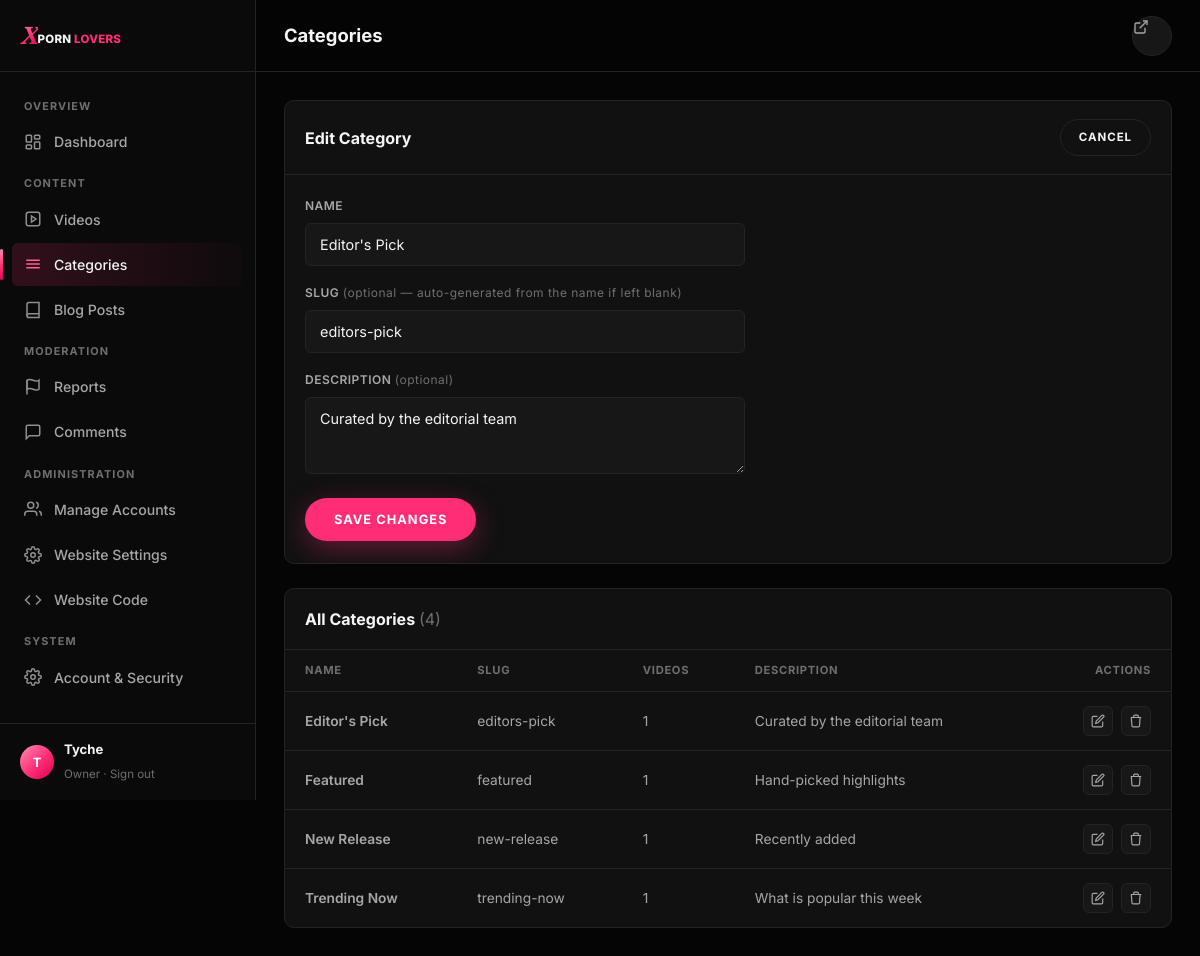
Page /admin/categories.php?edit=4 (signed in) on the committed database.
### tables this page shows
CREATE TABLE IF NOT EXISTS categories (
    id          INT UNSIGNED AUTO_INCREMENT PRIMARY KEY,
    name        VARCHAR(100) NOT NULL,
    slug        VARCHAR(100) NOT NULL UNIQUE,
    description VARCHAR(500) NULL,
    created_at  DATETIME NOT NULL DEFAULT CURRENT_TIMESTAMP
);

### includes/db.php (called while the page is built, shortened)
<?php
function db(): PDO
{
    static $pdo = null;
    if ($pdo === null) {
        $dsn = sprintf(
            'mysql:host=%s;dbname=%s;charset=%s',
            DB_HOST,
            DB_NAME,
            DB_CHARSET
        );
        try {
            $pdo = new PDO($dsn, DB_USER, DB_PASS, [
                PDO::ATTR_ERRMODE            => PDO::ERRMODE_EXCEPTION,
                PDO::ATTR_DEFAULT_FETCH_MODE => PDO::FETCH_ASSOC,
                PDO::ATTR_EMULATE_PREPARES   => false,
            ]);
        } catch (PDOException $e) {
            error_log('[db] connection failed: ' . $e->getMessage());
            http_response_code(500);
            require __DIR__ . '/../errors/500.php';
            exit;
        }
    }
    return $pdo;
}

### includes/auth.php (called while the page is built, shortened)
<?php
require_once __DIR__ . '/db.php';
require_once __DIR__ . '/helpers.php';
function current_admin(): ?array
{
    $stmt = db()->prepare("SELECT id, username, role, is_owner, status, last_login FROM admins WHERE id = ? AND status = 'active' LIMIT 1");
    $stmt->execute([$_SESSION['admin_id']]);
    $admin = $stmt->fetch();
    return $admin;
}
function require_admin(): array
{
    $admin = current_admin();
    return $admin;
}
function admin_has_role(array $admin, string $minRole): bool
{
    return (ROLE_RANK[$admin['role']] ?? 0) >= (ROLE_RANK[$minRole] ?? PHP_INT_MAX);
}

### includes/helpers.php (called while the page is built, shortened)
<?php
function e(?string $value): string
{
    return htmlspecialchars($value ?? '', ENT_QUOTES, 'UTF-8');
}

### admin/categories.php (the view, shortened to what this page needs)
<?php
require_once __DIR__ . '/../includes/db.php';
require_once __DIR__ . '/../includes/helpers.php';
require_once __DIR__ . '/../includes/auth.php';
$admin = require_admin();
$pdo = db();
$editingCategory = null;
if (isset($_GET['edit'])) {
    $stmt = $pdo->prepare('SELECT * FROM categories WHERE id = ? LIMIT 1');
    $stmt->execute([(int) $_GET['edit']]);
    $editingCategory = $stmt->fetch() ?: null;
}
$showForm = $editingCategory !== null || isset($_GET['new']);
$categories = $pdo->query(
    "SELECT c.*, COUNT(v.id) AS video_count
     FROM categories c
     LEFT JOIN videos v ON v.category_id = c.id
     GROUP BY c.id
     ORDER BY c.name"
)->fetchAll();
?>
<!doctype html>
<html lang="en">
<head>
<link rel="stylesheet" href="/assets/css/tokens.css">
<link rel="stylesheet" href="/assets/css/main.css">
<link rel="stylesheet" href="/assets/css/admin.css">
</head>
<body class="admin">
<div class="admin-shell">
  <?php $active = 'categories'; include __DIR__ . '/../includes/partials/admin_sidebar.php'; ?>
  <div class="admin-main">
    <header class="admin-topbar">
      <div style="display:flex; align-items:center; gap:14px;">
        <h2>Categories</h2>
      </div>
      <div class="topbar-actions">
        <a href="/index.php" class="btn-icon" aria-label="View site" title="View site">
          <svg width="16" height="16" viewBox="0 0 24 24" fill="none" stroke="currentColor" stroke-width="2"><path d="M18 13v6a2 2 0 0 1-2 2H5a2 2 0 0 1-2-2V8a2 2 0 0 1 2-2h6"/><path d="M15 3h6v6"/><path d="M10 14 21 3"/></svg>
        </a>
      </div>
    </header>
    <div class="admin-content">
      <?php if ($showForm): ?>
        <div class="panel" style="margin-bottom:24px;">
          <div class="panel-head">
            <h3><?= $editingCategory ? 'Edit Category' : 'Add Category' ?></h3>
            <a href="/admin/categories.php" class="btn btn-secondary btn-sm">Cancel</a>
          </div>
          <form method="post" action="/admin/actions/category_action.php" style="padding:22px 20px; max-width:480px;">
            <div class="field">
              <label for="name">Name</label>
              <input id="name" name="name" type="text" required maxlength="100" value="<?= e($editingCategory['name'] ?? '') ?>">
            </div>
            <div class="field">
              <label for="slug">Slug <span style="text-transform:none; font-weight:400; color:var(--text-muted);">(optional — auto-generated from the name if left blank)</span></label>
              <input id="slug" name="slug" type="text" maxlength="100" placeholder="auto-generated" value="<?= e($editingCategory['slug'] ?? '') ?>">
            </div>
            <div class="field">
              <label for="description">Description <span style="text-transform:none; font-weight:400; color:var(--text-muted);">(optional)</span></label>
              <textarea id="description" name="description" rows="3" maxlength="500"><?= e($editingCategory['description'] ?? '') ?></textarea>
            </div>
            <button type="submit" class="btn btn-primary"><?= $editingCategory ? 'Save Changes' : 'Add Category' ?></button>
          </form>
        </div>
      <?php endif; ?>
      <div class="panel">
        <div class="panel-head">
          <h3>All Categories <span style="color:var(--text-muted); font-weight:400;">(<?= count($categories) ?>)</span></h3>
        </div>
        <div class="table-wrap">
          <table class="data-table">
            <thead>
              <tr>
                <th>Name</th>
                <th>Slug</th>
                <th>Videos</th>
                <th>Description</th>
                <th style="text-align:right;">Actions</th>
              </tr>
            </thead>
            <tbody>
              <?php if ($categories): foreach ($categories as $cat): ?>
                <tr>
                  <td class="row-title"><?= e($cat['name']) ?></td>
                  <td><?= e($cat['slug']) ?></td>
                  <td><?= (int) $cat['video_count'] ?></td>
                  <td style="max-width:280px;"><?= $cat['description'] ? e(mb_strimwidth($cat['description'], 0, 80, '…')) : '<span style="color:var(--text-muted);">—</span>' ?></td>
                  <td>
                    <div class="row-actions">
                      <a href="/admin/categories.php?edit=<?= (int) $cat['id'] ?>" aria-label="Edit"><svg viewBox="0 0 24 24" fill="none" stroke="currentColor" stroke-width="2"><path d="M11 4H4a2 2 0 0 0-2 2v14a2 2 0 0 0 2 2h14a2 2 0 0 0 2-2v-7"/><path d="M18.5 2.5a2.12 2.12 0 0 1 3 3L12 15l-4 1 1-4Z"/></svg></a>
                      <form method="post" action="/admin/actions/category_action.php" onsubmit="return confirm('Delete &quot;<?= e($cat['name']) ?>&quot;? <?= (int) $cat['video_count'] ?> video(s) in it will become uncategorized (General) — they will not be deleted.');" style="display:inline;">
                        <button type="submit" aria-label="Delete"><svg viewBox="0 0 24 24" fill="none" stroke="currentColor" stroke-width="2"><path d="M3 6h18M8 6V4a2 2 0 0 1 2-2h4a2 2 0 0 1 2 2v2m3 0-1 14a2 2 0 0 1-2 2H7a2 2 0 0 1-2-2L4 6"/></svg></button>
                      </form>
                    </div>
                  </td>
                </tr>
              <?php endforeach; else: ?>
                <tr><td colspan="5" style="color:var(--text-secondary);">No categories yet.</td></tr>
              <?php endif; ?>
            </tbody>
          </table>
        </div>
      </div>
    </div>
  </div>
</div>
</body>
</html>

### includes/partials/admin_sidebar.php (shortened to what this page needs)
<?php
$active = $active ?? '';
$canModerate = admin_has_role($admin, 'moderator');
$canAdminister = admin_has_role($admin, 'admin');
$roleLabels = ['creator' => 'Creator', 'moderator' => 'Moderator', 'admin' => 'Admin'];
$roleLabel = ($admin['is_owner'] ?? false) ? 'Owner' : ($roleLabels[$admin['role']] ?? ucfirst($admin['role']));
?>
<aside class="sidebar">
  <div class="sidebar-head">
    <a href="/index.php" class="logo logo--sm">
      <span class="logo-mark">X</span><span class="logo-text">PORN <span class="accent">LOVERS</span></span>
    </a>
  </div>
  <nav class="sidebar-nav">
    <div class="sidebar-group-label">Overview</div>
    <a href="/admin/dashboard.php" class="<?= $active === 'dashboard' ? 'active' : '' ?>">
      <svg viewBox="0 0 24 24" fill="none" stroke="currentColor" stroke-width="2"><rect x="3" y="3" width="7" height="9" rx="1"/><rect x="14" y="3" width="7" height="5" rx="1"/><rect x="14" y="12" width="7" height="9" rx="1"/><rect x="3" y="16" width="7" height="5" rx="1"/></svg>
      Dashboard
    </a>
    <div class="sidebar-group-label">Content</div>
    <a href="/admin/videos.php" class="<?= $active === 'videos' ? 'active' : '' ?>">
      <svg viewBox="0 0 24 24" fill="none" stroke="currentColor" stroke-width="2"><path d="m10 8 6 4-6 4V8Z"/><rect x="3" y="3" width="18" height="18" rx="3"/></svg>
      Videos
    </a>
    <a href="/admin/categories.php" class="<?= $active === 'categories' ? 'active' : '' ?>">
      <svg viewBox="0 0 24 24" fill="none" stroke="currentColor" stroke-width="2"><path d="M3 7h18M3 12h18M3 17h18"/></svg>
      Categories
    </a>
    <a href="#">
      <svg viewBox="0 0 24 24" fill="none" stroke="currentColor" stroke-width="2"><path d="M4 19.5A2.5 2.5 0 0 1 6.5 17H20"/><path d="M6.5 2H20v20H6.5A2.5 2.5 0 0 1 4 19.5v-15A2.5 2.5 0 0 1 6.5 2z"/></svg>
      Blog Posts
    </a>
    <?php if ($canModerate): ?>
      <div class="sidebar-group-label">Moderation</div>
      <a href="/admin/dashboard.php#reports" style="justify-content:space-between;">
        <span style="display:flex; align-items:center; gap:12px;">
          <svg viewBox="0 0 24 24" fill="none" stroke="currentColor" stroke-width="2"><path d="M4 15s1-1 4-1 5 2 8 2 4-1 4-1V3s-1 1-4 1-5-2-8-2-4 1-4 1z"/><path d="M4 22V3"/></svg>
          Reports
        </span>
      </a>
      <a href="/admin/comments.php" class="<?= $active === 'comments' ? 'active' : '' ?>" style="justify-content:space-between;">
        <span style="display:flex; align-items:center; gap:12px;">
          <svg viewBox="0 0 24 24" fill="none" stroke="currentColor" stroke-width="2"><path d="M21 15a2 2 0 0 1-2 2H7l-4 4V5a2 2 0 0 1 2-2h14a2 2 0 0 1 2 2z"/></svg>
          Comments
        </span>
      </a>
    <?php endif; ?>
    <?php if ($canAdminister): ?>
      <div class="sidebar-group-label">Administration</div>
      <a href="/admin/accounts.php" class="<?= $active === 'accounts' ? 'active' : '' ?>">
        <svg viewBox="0 0 24 24" fill="none" stroke="currentColor" stroke-width="2"><path d="M17 21v-2a4 4 0 0 0-4-4H5a4 4 0 0 0-4 4v2"/><circle cx="9" cy="7" r="4"/><path d="M23 21v-2a4 4 0 0 0-3-3.87"/><path d="M16 3.13a4 4 0 0 1 0 7.75"/></svg>
        Manage Accounts
      </a>
      <a href="/admin/settings.php" class="<?= $active === 'settings' ? 'active' : '' ?>">
        Website Settings
      </a>
      <a href="/admin/code.php" class="<?= $active === 'code' ? 'active' : '' ?>">
        <svg viewBox="0 0 24 24" fill="none" stroke="currentColor" stroke-width="2"><polyline points="16 18 22 12 16 6"/><polyline points="8 6 2 12 8 18"/></svg>
        Website Code
      </a>
    <?php endif; ?>
    <div class="sidebar-group-label">System</div>
    <a href="/admin/dashboard.php#account">
      Account &amp; Security
    </a>
  </nav>
  <div class="sidebar-foot">
    <div class="avatar"><?= e(mb_strtoupper(mb_substr($admin['username'], 0, 1))) ?></div>
    <div class="who">
      <strong><?= e($admin['username']) ?></strong>
      <span><?= e($roleLabel) ?> · <a href="/admin/logout.php" style="color:var(--text-muted);">Sign out</a></span>
    </div>
  </div>
</aside>

### assets/css/tokens.css (style rules this page uses)
:root { --bg-primary: #050505; --bg-secondary: #0A0A0A; --bg-card: #111111; --bg-elevated: #171717; --border: #242424; --text-primary: #F5F5F5; --text-secondary: #A7A7A7; --text-muted: #6F6F6F; --pink: #FF2D75; --pink-hover: #FF5C9A; --pink-dark: #D90052; --pink-soft: #FF8DB5; --gradient-brand: linear-gradient(135deg, #FF8DB5 0%, #FF2D75 55%, #D90052 100%); --font-display: 'Playfair Display', 'Times New Roman', Georgia, serif; --font-body: 'Inter', -apple-system, BlinkMacSystemFont, 'Segoe UI', Helvetica, Arial, sans-serif; --radius-sm: 6px; --radius-md: 10px; --radius-lg: 16px; --radius-full: 999px; --shadow-card: 0 8px 24px rgba(0, 0, 0, 0.45); --shadow-pink: 0 8px 28px rgba(255, 45, 117, 0.35); --ease: cubic-bezier(0.22, 1, 0.36, 1); --transition-fast: 150ms var(--ease); --transition-base: 250ms var(--ease); --transition-slow: 400ms var(--ease); --nav-height: 72px; --nav-height-mobile: 60px; --container-max: 1440px; }

### assets/css/main.css (style rules this page uses)
*, *::before, *::after { box-sizing: border-box; }
html { -webkit-text-size-adjust: 100%; scroll-behavior: smooth; }
body { margin: 0; background: var(--bg-primary); color: var(--text-primary); font-family: var(--font-body); font-size: 16px; line-height: 1.5; -webkit-font-smoothing: antialiased; }
a { color: inherit; text-decoration: none; }
button { font-family: inherit; cursor: pointer; }
h1, h2, h3, h4, p { margin: 0; }
input, select { font-family: inherit; }
.logo { display: inline-flex; align-items: baseline; gap: 1px; line-height: 1; white-space: nowrap; }
.logo-mark { font-family: var(--font-display); font-style: italic; font-weight: 900; font-size: 2.2rem; background: var(--gradient-brand); -webkit-background-clip: text; background-clip: text; color: transparent; margin-right: -1px; transform: translateY(1px); }
.logo-text { font-family: var(--font-body); font-weight: 800; font-size: 0.95rem; letter-spacing: 0.02em; text-transform: uppercase; color: var(--text-primary); }
.logo-text .accent { color: var(--pink); }
.logo--sm .logo-mark { font-size: 1.5rem; }
.logo--sm .logo-text { font-size: 0.72rem; }
.btn { display: inline-flex; align-items: center; justify-content: center; gap: 8px; padding: 13px 28px; border-radius: var(--radius-full); font-size: 0.8rem; font-weight: 700; letter-spacing: 0.08em; text-transform: uppercase; border: 1px solid transparent; transition: background var(--transition-fast), color var(--transition-fast), border-color var(--transition-fast), transform var(--transition-fast), box-shadow var(--transition-fast); }
.btn-primary { background: var(--pink); color: #fff; box-shadow: var(--shadow-pink); }
.btn-secondary { background: transparent; color: var(--text-primary); border-color: var(--border); }
.btn-sm { padding: 9px 18px; font-size: 0.72rem; }
.btn-icon { width: 40px; height: 40px; padding: 0; border-radius: var(--radius-full); background: var(--bg-elevated); border: 1px solid var(--border); color: var(--text-secondary); }
.field { margin-bottom: 16px; }
.field label { display: block; font-size: 0.75rem; font-weight: 600; letter-spacing: 0.04em; text-transform: uppercase; color: var(--text-secondary); margin-bottom: 8px; }
.field input, .field textarea, .field select { width: 100%; background: var(--bg-elevated); border: 1px solid var(--border); border-radius: var(--radius-sm); padding: 11px 13px; color: var(--text-primary); font-size: 0.85rem; font-family: inherit; outline: none; resize: vertical; transition: border-color var(--transition-fast); }

### rows in the picture
categories: name "Editor's Pick", slug "editors-pick", description "Curated by the editorial team", video_count "1"
categories: name "Featured", slug "featured", video_count "1", description "Hand-picked highlights"
categories: name "New Release", slug "new-release", video_count "1", description "Recently added"
categories: name "Trending Now", slug "trending-now", video_count "1", description "What is popular this week"

### other values in the picture
mb_strtoupper(mb_substr($admin['username'], 0, 1)) "T"
$admin['username'] "Tyche"
$roleLabel "Owner"
count($categories) "4"
